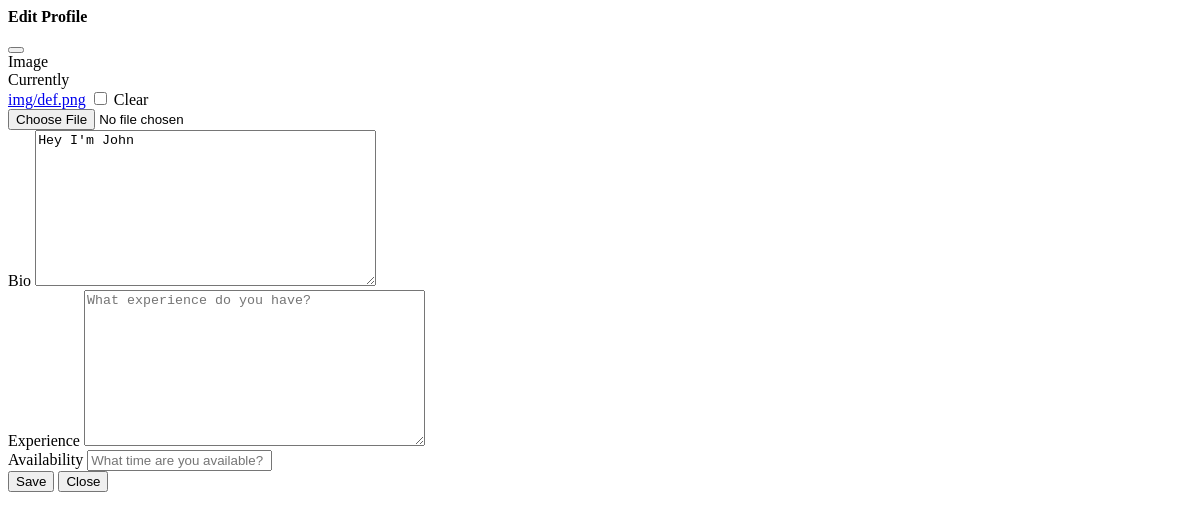
Page /edit-profile/ (signed in) on the earlier database version.
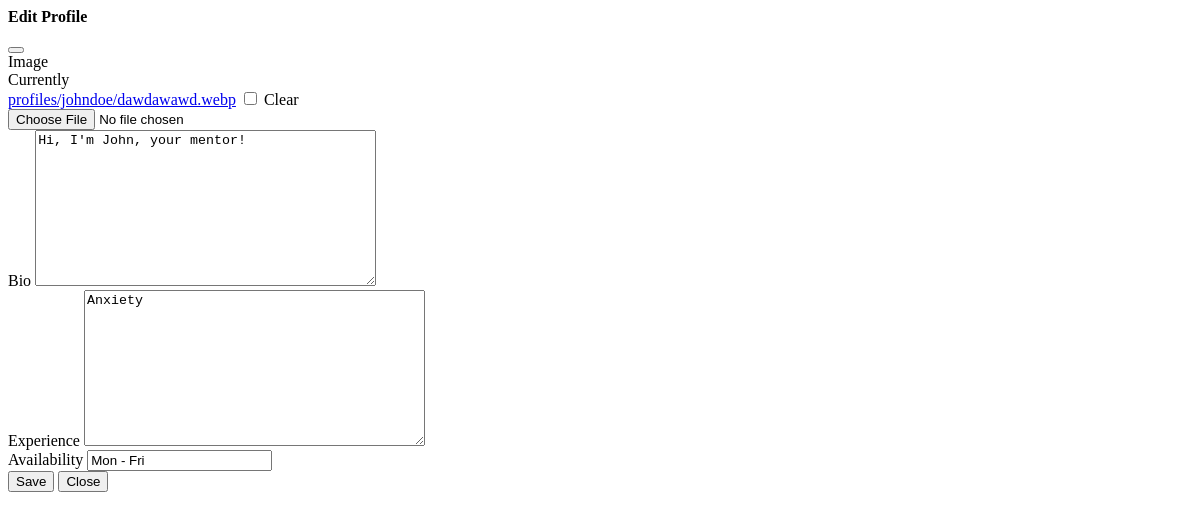
Same page on the later database version.
### users/models.py (models this page shows, shortened)
class BaseProfile(models.Model):
    user = models.OneToOneField(AppUser, on_delete=models.CASCADE, related_name='profile')
    image = models.ImageField(default=DEFAULT_IMAGE_PATH, upload_to=upload_to, blank=True)
    id = models.UUIDField(default=uuid4, unique=True, editable=False, primary_key=True)
    class Meta:
        abstract = True

class MentorProfile(BaseProfile):
    user = models.OneToOneField(AppUser, on_delete=models.CASCADE, related_name='mentor_profile')
    bio = models.TextField(null=True, blank=True)
    experience = models.TextField(null=True, blank=True)
    availability = models.CharField(max_length=50, null=True, blank=True)
    verified = models.BooleanField(default=False)

### mentors/views.py (the view, shortened to what this page needs)
# urls.py: path('edit-profile/', views.edit_profile, name='edit_profile'),
@login_required(login_url='users:login')
def edit_profile(request):
    mentor = request.user
    form = MentorProfileForm(instance=mentor.profile)
    context = {
        'form': form,
    }
    return render(request, 'mentors/edit_profile.html', context)

### users/forms.py
class MentorProfileForm(BaseProfileForm):
    form_url_name = 'mentors:edit_profile'
    class Meta:
        model = MentorProfile
        fields = ('image', 'bio', 'experience', 'availability')
    def __init__(self, *args, **kwargs):
        super().__init__(*args, **kwargs)
        mentor_fields = Layout(
            Field('image', css_class='form-control rounded-2 p-2'),
            Field('bio', css_class='form-control rounded-2 p-2', placeholder='Tell us a bit about yourself'),
            Field('experience', css_class='form-control rounded-2 p-2', placeholder='What experience do you have?'),
            Field('availability', css_class='form-control rounded-2 p-2', placeholder='What time are you available?'),
        )
        self.append_fields(mentor_fields)

### users/forms.py (called while the page is built)
    def append_fields(self, fields_layout):
        self.helper.layout = Layout(
            fields_layout,
            self.base_layout
        )

### mentors/templates/mentors/edit_profile.html (shortened to what this page needs)
{% block content %}
{% load crispy_forms_tags %}
<div class="modal-content rounded-3 border-0 shadow-lg">
    <div class="modal-header bg-primary bg-opacity-10 border-0 px-4 py-3">
        <h4 class="modal-title fw-bold text-primary mb-0">
             Edit Profile
        </h4>
        <button type="button" class="btn-close" data-bs-dismiss="modal" aria-label="Close"></button>
    </div>
    <div class="modal-body p-4">
        <div class="row g-3">
            {% crispy form %}
        </div>
    </div>
</div>
{% endblock content %}

Differences in the rows shown:
changed MentorProfile: bio "Hey I'm John" → "Hi, I'm John, your mentor!"; experience (not shown) → "Anxiety"; availability (not shown) → "Mon - Fri"
Other differences:
text no longer shown: "Image Currently img/def.png Clear Bio Experience Availability Close"
text now shown: "Image Currently profiles/johndoe/dawdawawd.webp Clear Bio Experience Availability Close"
